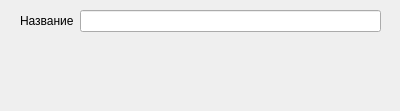
<?xml version="1.0" encoding="UTF-8"?>
<ui version="4.0">
 <class>Dialog</class>
 <widget class="QDialog" name="Dialog">
  <property name="geometry">
   <rect>
    <x>0</x>
    <y>0</y>
    <width>400</width>
    <height>111</height>
   </rect>
  </property>
  <property name="windowTitle">
   <string>Dialog</string>
  </property>
  <widget class="QWidget" name="formLayoutWidget">
   <property name="geometry">
    <rect>
     <x>20</x>
     <y>10</y>
     <width>361</width>
     <height>221</height>
    </rect>
   </property>
   <layout class="QFormLayout" name="formLayout">
    <item row="0" column="0">
     <widget class="QLabel" name="name_lable">
      <property name="text">
       <string>Название</string>
      </property>
     </widget>
    </item>
    <item row="0" column="1">
     <widget class="QLineEdit" name="name_edit"/>
    </item>
    <item row="1" column="1">
     <spacer name="verticalSpacer">
      <property name="orientation">
       <enum>Qt::Vertical</enum>
      </property>
      <property name="sizeHint" stdset="0">
       <size>
        <width>20</width>
        <height>40</height>
       </size>
      </property>
     </spacer>
    </item>
    <item row="2" column="1">
     <widget class="QDialogButtonBox" name="buttonBox">
      <property name="orientation">
       <enum>Qt::Horizontal</enum>
      </property>
      <property name="standardButtons">
       <set>QDialogButtonBox::Cancel|QDialogButtonBox::Ok</set>
      </property>
     </widget>
    </item>
   </layout>
  </widget>
 </widget>
 <resources/>
 <connections>
  <connection>
   <sender>buttonBox</sender>
   <signal>accepted()</signal>
   <receiver>Dialog</receiver>
   <slot>accept()</slot>
   <hints>
    <hint type="sourcelabel">
     <x>248</x>
     <y>254</y>
    </hint>
    <hint type="destinationlabel">
     <x>157</x>
     <y>274</y>
    </hint>
   </hints>
  </connection>
  <connection>
   <sender>buttonBox</sender>
   <signal>rejected()</signal>
   <receiver>Dialog</receiver>
   <slot>reject()</slot>
   <hints>
    <hint type="sourcelabel">
     <x>316</x>
     <y>260</y>
    </hint>
    <hint type="destinationlabel">
     <x>286</x>
     <y>274</y>
    </hint>
   </hints>
  </connection>
 </connections>
</ui>
